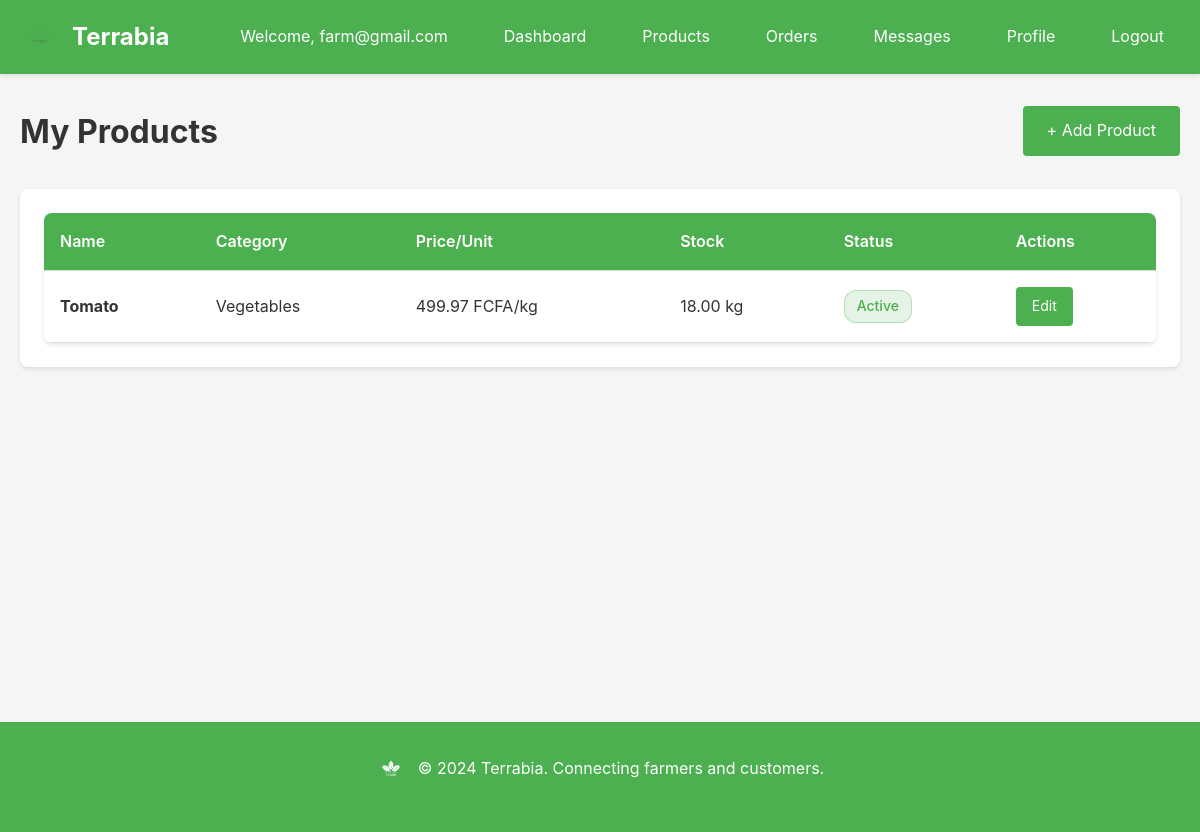
Page /farmer/products/ (signed in) on the committed database.
### accounts/models.py (models this page shows, shortened)
class User(AbstractUser):
    ROLE_CUSTOMER = "customer"
    ROLE_FARMER = "farmer"
    ROLE_ADMIN = "admin"
    ROLE_AGENCY = "delivery_agency"
    ROLE_CHOICES = [
        (ROLE_CUSTOMER, "Customer"),
        (ROLE_FARMER, "Farmer"),
        (ROLE_ADMIN, "Administrator"),
        (ROLE_AGENCY, "Delivery agency"),
    ]
    role = models.CharField(max_length=20, choices=ROLE_CHOICES, null=True, blank=True)

### marketplace/models.py (models this page shows, shortened)
class Product(models.Model):
    farmer = models.ForeignKey(FarmerProfile, on_delete=models.CASCADE, related_name='products')
    name = models.CharField(max_length=120)
    description = models.TextField(blank=True)
    category = models.ForeignKey(Category, on_delete=models.PROTECT)  # Required - products must have a category
    price = models.DecimalField(max_digits=10, decimal_places=2)
    currency = models.CharField(max_length=10, default="FCFA")
    unit = models.CharField(max_length=20)  # kg, piece, etc.
    stock_quantity = models.DecimalField(max_digits=10, decimal_places=2)
    stock_unit = models.CharField(max_length=20)  # kg, piece, etc.
    location_coverage_area = models.ForeignKey(CoverageArea, on_delete=models.SET_NULL, null=True, blank=True, related_name='products')
    location_street = models.ForeignKey(Street, on_delete=models.SET_NULL, null=True, blank=True, related_name='products')
    location = models.CharField(max_length=255, blank=True, help_text="Legacy field - use location_coverage_area and location_street instead")
    rating = models.FloatField(null=True, blank=True, default=0.0)
    image = models.ImageField(upload_to='products/', blank=True, null=True)
    is_active = models.BooleanField(default=True)
    created_at = models.DateTimeField(auto_now_add=True)
    updated_at = models.DateTimeField(auto_now=True)
    class Meta:
        ordering = ['-created_at']

class Category(models.Model):
    name = models.CharField(max_length=50, unique=True)
    description = models.TextField(blank=True)
    created_at = models.DateTimeField(auto_now_add=True)
    class Meta:
        verbose_name_plural = "Categories"
        ordering = ['name']

### marketplace/farmer_views.py (the view)
# urls.py: path('products/', farmer_views.farmer_products, name='products'),
@farmer_required
def farmer_products(request):
    try:
        farmer = request.user.farmer_profile
    except FarmerProfile.DoesNotExist:
        messages.error(request, "Farmer profile not found.")
        return redirect('accounts:login')
    products = Product.objects.filter(farmer=farmer).order_by('-created_at')
    return render(request, 'marketplace/farmer_products.html', {'products': products})

### templates/marketplace/farmer_products.html (shortened to what this page needs)
{% extends 'base.html' %}
{% block content %}
<div class="container">
    <div style="display: flex; justify-content: space-between; align-items: center; margin-bottom: 2rem;">
        <h1>My Products</h1>
        <a href="{% url 'farmer:product_new' %}" class="btn btn-primary">+ Add Product</a>
    </div>
    {% if products %}
        <div class="card">
            <table class="table">
                <thead>
                    <tr>
                        <th>Name</th>
                        <th>Category</th>
                        <th>Price/Unit</th>
                        <th>Stock</th>
                        <th>Status</th>
                        <th>Actions</th>
                    </tr>
                </thead>
                <tbody>
                    {% for product in products %}
                        <tr>
                            <td><strong>{{ product.name }}</strong></td>
                            <td>{{ product.category.name|default:"N/A" }}</td>
                            <td>{{ product.price }} {{ product.currency }}/{{ product.unit }}</td>
                            <td>{{ product.stock_quantity }} {{ product.stock_unit }}</td>
                            <td>
                                {% if product.is_active %}
                                    <span class="badge badge-success">Active</span>
                                {% else %}
                                    <span class="badge badge-danger">Inactive</span>
                                {% endif %}
                            </td>
                            <td>
                                <a href="{% url 'farmer:product_edit' product.id %}" class="btn btn-primary btn-sm">Edit</a>
                            </td>
                        </tr>
                    {% endfor %}
                </tbody>
            </table>
        </div>
    {% else %}
        <div class="empty-state">
            <div class="empty-state-icon">📦</div>
            <h3>No products yet</h3>
            <p><a href="{% url 'farmer:product_new' %}" class="btn btn-primary">Add Your First Product</a></p>
        </div>
    {% endif %}
</div>
{% endblock %}

### templates/base.html (shortened to what this page needs)
<!DOCTYPE html>
<html lang="en">
<head>
    {% load static %}
    <link rel="stylesheet" href="{% static 'css/main.css' %}">
</head>
<body>
    <nav class="navbar">
        <div class="container">
            <div class="nav-brand">
                <a href="{% url 'accounts:landing' %}" style="display: flex; align-items: center; gap: 0.75rem; text-decoration: none; color: var(--white);">
                    <img src="{% static 'images/logo.png' %}" alt="Terrabia Logo" style="height: 40px; width: auto;">
                    <span style="font-size: 1.5rem; font-weight: bold;">Terrabia</span>
                </a>
            </div>
            <div class="nav-menu">
                {% if user.is_authenticated %}
                    <span class="nav-user">Welcome, {{ user.username }}</span>
                    {% if user.role == 'customer' %}
                        <a href="{% url 'customer:home' %}">Home</a>
                        <a href="{% url 'orders:cart' %}">Cart</a>
                        <a href="{% url 'customer:orders' %}">Orders</a>
                        <a href="{% url 'customer:profile' %}">Profile</a>
                    {% elif user.role == 'farmer' %}
                        <a href="{% url 'farmer:dashboard' %}">Dashboard</a>
                        <a href="{% url 'farmer:products' %}">Products</a>
                        <a href="{% url 'farmer:orders' %}">Orders</a>
                        <a href="{% url 'messaging:farmer_messages' %}">Messages</a>
                        <a href="{% url 'farmer:profile' %}">Profile</a>
                    {% elif user.role == 'delivery_agency' %}
                        <a href="{% url 'agency:dashboard' %}">Dashboard</a>
                        <a href="{% url 'agency:deliveries' %}">Deliveries</a>
                        <a href="{% url 'messaging:agency_messages' %}">Messages</a>
                        <a href="{% url 'agency:profile' %}">Profile</a>
                    {% elif user.role == 'admin' %}
                        <a href="{% url 'platform_admin:dashboard' %}">Dashboard</a>
                        <a href="{% url 'platform_admin:users' %}">Users</a>
                        <a href="{% url 'platform_admin:agencies' %}">Agencies</a>
                        <a href="{% url 'platform_admin:payments' %}">Payments</a>
                    {% endif %}
                    <a href="{% url 'accounts:logout' %}">Logout</a>
                {% else %}
                    <a href="{% url 'accounts:join' %}">Get Started</a>
                    <a href="{% url 'accounts:login' %}">Sign In</a>
                {% endif %}
            </div>
        </div>
    </nav>
    <main class="main-content">
        {% block content %}{% endblock %}
    </main>
    <footer class="footer">
        <div class="container">
            <div style="display: flex; align-items: center; justify-content: center; gap: 0.75rem; margin-bottom: 1rem;">
                <img src="{% static 'images/logo.png' %}" alt="Terrabia Logo" style="height: 30px; width: auto; filter: brightness(0) invert(1);">
                <p style="margin: 0;">&copy; 2024 Terrabia. Connecting farmers and customers.</p>
            </div>
        </div>
    </footer>
</body>
</html>

### static/css/main.css (style rules this page uses)
* { margin: 0; padding: 0; box-sizing: border-box; }
:root { --terrabia-green: #4CAF50; --primary-color: #4CAF50; --secondary-color: #45a049; --accent-color: #66bb6a; --status-pending: #FF9800; --status-delivered: #4CAF50; --status-processing: #2196F3; --status-cancelled: #F44336; --status-completed: #4CAF50; --metric-sales: #4CAF50; --metric-orders: #2196F3; --metric-in-stock: #FF9800; --metric-out-of-stock: #F44336; --text-color: #333; --text-light: #666; --bg-color: #f5f5f5; --bg-light: #f9f9f9; --white: #ffffff; --border-color: #ddd; --success-color: #4CAF50; --error-color: #F44336; --warning-color: #FF9800; --info-color: #2196F3; }
body { font-family: -apple-system, BlinkMacSystemFont, 'Segoe UI', Roboto, 'Helvetica Neue', Arial, sans-serif; color: var(--text-color); background-color: var(--bg-color); line-height: 1.6; }
.container { max-width: 1200px; margin: 0 auto; padding: 0 20px; }
.navbar { background-color: var(--primary-color); color: var(--white); padding: 1rem 0; box-shadow: 0 2px 4px rgba(0,0,0,0.1); }
.navbar .container { display: flex; justify-content: space-between; align-items: center; }
.nav-brand a { color: var(--white); text-decoration: none; font-size: 1.5rem; font-weight: bold; display: flex; align-items: center; gap: 0.75rem; }
.nav-brand img { height: 40px; width: auto; display: block; }
.nav-menu { display: flex; gap: 1.5rem; align-items: center; }
.nav-menu a { color: var(--white); text-decoration: none; padding: 0.5rem 1rem; border-radius: 4px; transition: background-color 0.3s; }
.nav-user { color: var(--white); margin-right: 1rem; }
.main-content { min-height: calc(100vh - 200px); padding: 2rem 0; }
.card { background: var(--white); border-radius: 8px; padding: 1.5rem; margin-bottom: 1.5rem; box-shadow: 0 2px 4px rgba(0,0,0,0.1); }
.btn { display: inline-block; padding: 0.75rem 1.5rem; border: none; border-radius: 4px; cursor: pointer; text-decoration: none; font-size: 1rem; transition: all 0.3s; text-align: center; }
.btn-primary { background-color: var(--primary-color); color: var(--white); }
.btn-sm { padding: 0.5rem 1rem; font-size: 0.875rem; }
.table { width: 100%; border-collapse: collapse; background: var(--white); border-radius: 8px; overflow: hidden; box-shadow: 0 2px 4px rgba(0,0,0,0.1); }
.table th, .table td { padding: 1rem; text-align: left; border-bottom: 1px solid var(--border-color); }
.table th { background-color: var(--primary-color); color: var(--white); font-weight: 600; }
.footer { background-color: var(--primary-color); color: var(--white); padding: 2rem 0; text-align: center; margin-top: 3rem; }
.badge { display: inline-block; padding: 0.25rem 0.75rem; border-radius: 12px; font-size: 0.875rem; font-weight: 500; }
.badge-success { background-color: rgba(76, 175, 80, 0.15); color: #4CAF50; border: 1px solid rgba(76, 175, 80, 0.3); }

### rows in the picture
User: username "farm@gmail.com"
Product: name "Tomato", category.name "Vegetables", price "499.97", currency "FCFA", unit "kg", stock_quantity "18.00", stock_unit "kg", is_active "Active"
